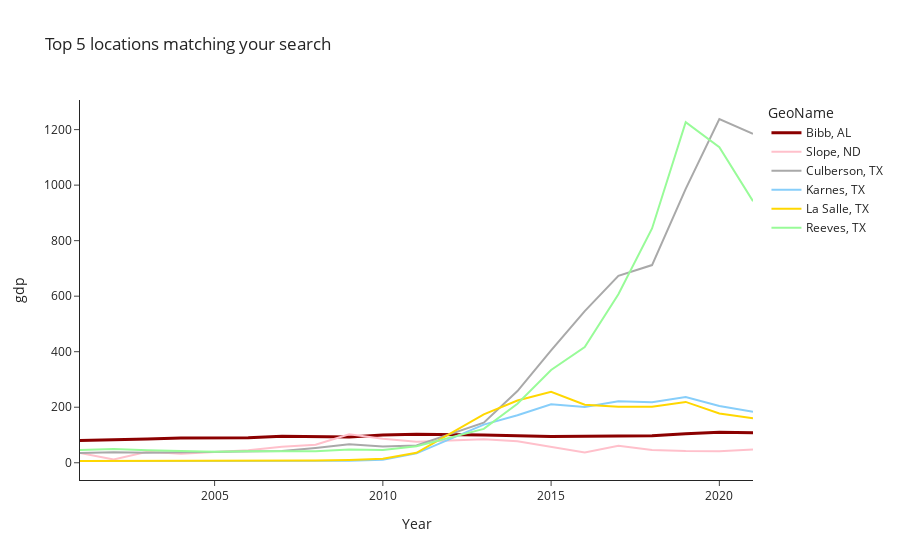

Notebook cell for this chart:
### Code cell
# you still can plot the few top ranked cities:
f.plot_kins()

### Figure 1 — Plotly figure (JSON) as saved in the notebook; plotly's stock layout.template omitted (floating-point values rounded to 4 significant figures)
{"data": [{"line": {"color": "darkred", "width": 3}, "mode": "lines", "name": "Bibb, AL", "text": "Bibb, AL", "textposition": "top right", "type": "scatter", "x": [2001, 2002, 2003, 2004, 2005, 2006, 2007, 2008, 2009, 2010, 2011, 2013, 2014, 2015, 2016, 2017, 2018, 2019, 2020, 2021], "y": [80.44, 81.53, 85.12, 89.32, 88.78, 89.6, 95.31, 94.75, 92.94, 100.1, 102.6, 99.54, 97.93, 94.59, 95.81, 96.88, 96.99, 104.6, 109.5, 107.9]}, {"line": {"color": "#FFC0CB"}, "mode": "lines", "name": "Slope, ND", "text": "Slope, ND", "textposition": "top right", "type": "scatter", "x": [2001, 2002, 2003, 2004, 2005, 2006, 2007, 2008, 2009, 2010, 2011, 2013, 2014, 2015, 2016, 2017, 2018, 2019, 2020, 2021], "y": [34.75, 11.45, 39.3, 32.7, 39.08, 45.05, 57.24, 64.68, 102.4, 86.54, 75.24, 84.68, 77.43, 57.98, 36.62, 61.57, 45.95, 42.02, 41.45, 47.43]}, {"line": {"color": "#A9A9A9"}, "mode": "lines", "name": "Culberson, TX", "text": "Culberson, TX", "textposition": "top right", "type": "scatter", "x": [2001, 2002, 2003, 2004, 2005, 2006, 2007, 2008, 2009, 2010, 2011, 2013, 2014, 2015, 2016, 2017, 2018, 2019, 2020, 2021], "y": [35.26, 37.74, 36.26, 38.34, 40.18, 41.25, 42.37, 53.35, 66.47, 58.87, 62.02, 144.3, 258.3, 404.7, 546.1, 673.3, 712.0, 986.3, 1238.0, 1185.0]}, {"line": {"color": "#87CEFA"}, "mode": "lines", "name": "Karnes, TX", "text": "Karnes, TX", "textposition": "top right", "type": "scatter", "x": [2001, 2002, 2003, 2004, 2005, 2006, 2007, 2008, 2009, 2010, 2011, 2013, 2014, 2015, 2016, 2017, 2018, 2019, 2020, 2021], "y": [6.498, 6.891, 7.331, 6.759, 6.537, 6.29, 6.662, 6.937, 7.532, 10.63, 33.74, 137.4, 170.9, 210.9, 200.4, 221.3, 217.6, 237.0, 204.3, 183.5]}, {"line": {"color": "#FFD700"}, "mode": "lines", "name": "La Salle, TX", "text": "La Salle, TX", "textposition": "top right", "type": "scatter", "x": [2001, 2002, 2003, 2004, 2005, 2006, 2007, 2008, 2009, 2010, 2011, 2013, 2014, 2015, 2016, 2017, 2018, 2019, 2020, 2021], "y": [6.638, 6.679, 7.065, 6.727, 7.541, 8.729, 8.254, 7.9, 10.17, 14.61, 35.99, 174.1, 224.3, 255.4, 209.0, 202.0, 201.5, 219.1, 177.5, 159.9]}, {"line": {"color": "#98FB98"}, "mode": "lines", "name": "Reeves, TX", "text": "Reeves, TX", "textposition": "top right", "type": "scatter", "x": [2001, 2002, 2003, 2004, 2005, 2006, 2007, 2008, 2009, 2010, 2011, 2013, 2014, 2015, 2016, 2017, 2018, 2019, 2020, 2021], "y": [46.0, 49.29, 44.96, 41.68, 39.74, 41.33, 41.01, 41.39, 47.38, 45.55, 59.75, 121.9, 212.5, 334.2, 416.8, 607.2, 844.0, 1227.0, 1136.0, 942.2]}], "layout": {"legend": {"title": {"text": "GeoName"}}, "title": {"text": "Top 5 locations matching your search"}, "xaxis": {"title": {"text": "Year"}}, "yaxis": {"title": {"text": "gdp"}}}}
